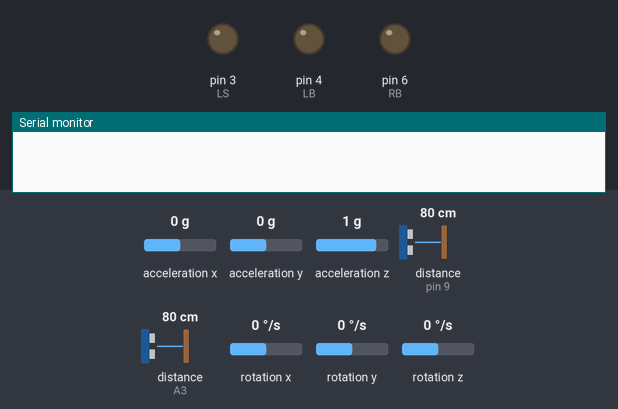
Bench run of a sketch on a simulated Arduino Uno, built with avr-gcc and run on an emulated ATmega328P. Shown: output pins drawn as LEDs (lit = HIGH), the last lines printed to the serial monitor. Wiring (inferred from the names in the program): 3 × ultrasonic range finder: trigger pin 2, echo A0 / trigger pin 8, echo pin 9 / trigger A2, echo A3. The inputs (shaded band) are chosen by the test bench; at power-on: rotation z 0 °/s, distance to the obstacle (sensors on A3, pin 9) 80 cm, acceleration x 0 g, acceleration y 0 g, acceleration z 1 g, rotation x 0 °/s, rotation y 0 °/s. The echo pulse lasts 58.3 µs per cm; pins used as bus, display or sensor lines are not drawn.

Above: at 2.2 s.
2.3 s: rotation z set to 27 °/s
5.4 s: rotation z set to 35 °/s
8.1 s: rotation z set to -192 °/s
10.1 s: rotation z set to 112 °/s
13.2 s: rotation z set to 122 °/s
14.8 s: distance to the obstacle (sensor on A3) set to 33 cm
17.9 s: distance to the obstacle (sensor on A3) set to 28 cm
At 19.98 s:
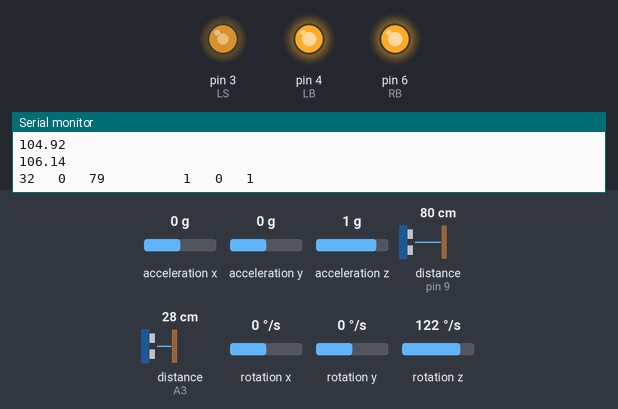
At 20.4 s:
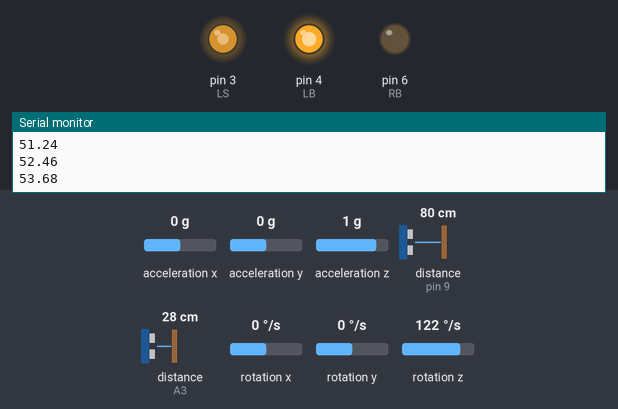
Timing chart, 0 to 21.9 s (numbered marks = the images above; inputs shaded):
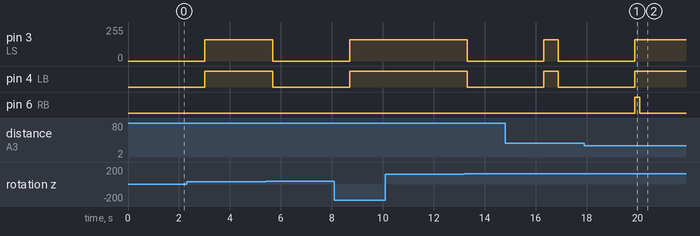

Measured:
- the behaviour switches between 31 and 30 cm on distance to the obstacle (sensor on A3) (found by bisection; images 0 and 1)
- after the input at 17.9 s, pin 3 (LS): goes on until 19.9 s, then stays 160/255; pin 4 (LB): goes on until 19.9 s, then stays HIGH; pin 6 (RB): LOW → HIGH after 2.0 s, → LOW 0.20 s later

The sketch:

Wall-Follower.ino
```cpp
#include <MPU6050.h>
#include <Wire.h>
#include "L293D-functions.h"
#include "GetData.h"
#include "myGlobals.h"

MPU6050 gyro;
float currentAngle = 0.0;
int16_t gyroX, gyroY, gyroZ;

void setup() {

  // L298D
  pinMode( LS , OUTPUT);
  pinMode( LF , OUTPUT);
  pinMode( LB , OUTPUT);
  pinMode( RF , OUTPUT);
  pinMode( RB , OUTPUT);
  pinMode( RS , OUTPUT);

  // Front Distance Sensor
  pinMode( FDT , OUTPUT);
  pinMode( FDE , INPUT);

  // Left Distance Sensor
  pinMode( LDT , OUTPUT);
  pinMode( LDE , INPUT);

  // Right Distance Sensor
  pinMode( RDT , OUTPUT);
  pinMode( RDE , INPUT);

  Wire.begin();
  Serial.begin(9600);

  gyro.initialize();
  if (!gyro.testConnection()) {
    Serial.println("Gyro connection failed");
    while (1);
  }

  GetBools();
}

void loop() {
  GetBools();

  FollowWall();
  PrintSensors();

}
bool turn90Degrees() {

  // Reset current angle
  currentAngle = 0.0;

  // Begin turn
  rotateRight();

  while (currentAngle < 105) {
    gyro.getRotation(&gyroX, &gyroY, &gyroZ);
    currentAngle += (gyroZ / 131.0) * 0.01; // Convert raw data to degrees, assuming loop runs every 10ms
    Serial.println(currentAngle);
  }

  // Stop the car after completing the turn
  stopCar();
  return true;
}
bool turn180Degrees() {

  // Reset current angle
  currentAngle = 0.0;

  // Begin turn
  rotateRight();

  while (currentAngle < 105 * 2) {
    gyro.getRotation(&gyroX, &gyroY, &gyroZ);
    currentAngle += (gyroZ / 131.0) * 0.01; // Convert raw data to degrees, assuming loop runs every 10ms
    Serial.println(currentAngle);
  }

  // Stop the car after completing the turn
  stopCar();
  return true;
}
bool turn270Degrees() {

  // Reset current angle
  currentAngle = 0.0;

  // Begin turn
  rotateRight();

  while (currentAngle < 105 * 3) {
    gyro.getRotation(&gyroX, &gyroY, &gyroZ);
    currentAngle += (gyroZ / 131.0) * 0.01; // Convert raw data to degrees, assuming loop runs every 10ms
    Serial.println(currentAngle);
  }

  // Stop the car after completing the turn
  stopCar();
  return true;
}

void rotateRight() {
  analogWrite(RS, 160);   // Set motor speed for motor A
  digitalWrite(RF, HIGH);        // Set motor A forward
  digitalWrite(RB, LOW);

  analogWrite(LS, 160);   // Set motor speed for motor B
  digitalWrite(LF, LOW);         // Set motor B backward
  digitalWrite(LB, HIGH);
}

void stopCar() {
  analogWrite(RS, 0);   // Stop motor A
  digitalWrite(RF, LOW);
  digitalWrite(RB, LOW);

  analogWrite(LS, 0);   // Stop motor B
  digitalWrite(LF, LOW);
  digitalWrite(LB, LOW);
}

void FollowWall() {
  if (!Emptyleft) {
    if (Emptyfront) {
      delay(1000);
      stopCar();
      forward(moveSpeed, moveSpeed);
      stopCar();
    }
    else if (Emptyright) {
      stopCar();
      delay(1000);
      backward(moveSpeed, moveSpeed);
      delay(200);
      if (turn270Degrees()) {
        delay(1000);
      }
      stopCar();
    }
    else {
      stopCar();
      delay(1000);
      backward(moveSpeed, moveSpeed);
      delay(200);
      if (turn180Degrees()) {
        delay(1000);
      }
      stopCar();
    }
  }
  if (Emptyleft) {
    if (Emptyfront) {
      delay(1000);
      stopCar();
      forward(moveSpeed, moveSpeed);
      stopCar();
    }
    else {
      stopCar();
      delay(1000);
      left(moveSpeed, moveSpeed);
      if (turn90Degrees()) {
        delay(1000);
      }
    }
  }
}
```

GetData.h
```cpp
#include "myGlobals.h"

long distance(int Check_trig,  int Check_echo) {
  long duration, distance;

  // Clear the trigger
  digitalWrite(Check_trig, LOW);
  delayMicroseconds(2);

  // Set the trigger high for 10 microseconds
  digitalWrite(Check_trig, HIGH);
  delayMicroseconds(10);
  digitalWrite(Check_trig, LOW);

  // Read the echo pin, duration of the pulse
  duration = pulseIn(Check_echo, HIGH) / 2;

  // Calculate distance in cm (speed of sound = 34300 cm/s)
  distance = duration * 0.0343;

  return distance;
}

void GetBools() {
  Front_Dist = distance(FDT, FDE);
  Left_Dist = distance(LDT, LDE);
  Right_Dist = distance(RDT, RDE);

  Emptyfront = ((Front_Dist >= 20) && (Front_Dist < 380));
  Emptyleft = ((Left_Dist >= 30) && (Left_Dist < 380));
  Emptyright = ((Right_Dist >= 30) && (Right_Dist < 380));
}

void PrintSensors() {
  Serial.print(Left_Dist);
  Serial.print("   ");
  Serial.print(Front_Dist);
  Serial.print("   ");
  Serial.print(Right_Dist);
  Serial.print("          ");
  Serial.print(Emptyleft);
  Serial.print("   ");
  Serial.print(Emptyfront);
  Serial.print("   ");
  Serial.println(Emptyright);
}
```

L293D-functions.h
```cpp
#include "myGlobals.h"

void forward(int L_Speed, int R_Speed) {
  analogWrite(LS, L_Speed);
  analogWrite(RS, R_Speed);
  digitalWrite(LF , HIGH);
  digitalWrite(LB , LOW);
  digitalWrite(RF , HIGH);
  digitalWrite(RB , LOW);
}

void backward(int L_Speed, int R_Speed) {
  analogWrite(LS, L_Speed);
  analogWrite(RS, R_Speed);
  digitalWrite(LF , LOW);
  digitalWrite(LB , HIGH);
  digitalWrite(RF , LOW);
  digitalWrite(RB , HIGH);
}

void right(int L_Speed, int R_Speed) {
  analogWrite(LS, L_Speed);
  analogWrite(RS, R_Speed);
  digitalWrite(LF , HIGH);
  digitalWrite(LB , LOW);
  digitalWrite(RF , LOW);
  digitalWrite(RB , HIGH);
}

void left(int L_Speed, int R_Speed) {
  analogWrite(LS, L_Speed);
  analogWrite(RS, R_Speed);
  digitalWrite(LF , LOW);
  digitalWrite(LB , HIGH);
  digitalWrite(RF , HIGH);
  digitalWrite(RB , LOW);
}
```

myGlobals.h
```cpp
#pragma once

// L298D Motor Driver Pins
const int LS = 3;       // Left Speed
const int LF = 2;       // Left Forward
const int LB = 4;       // Left Backward
const int RF = 7;       // Right Forward
const int RB = 6;       // Right Backward
const int RS = 5;       // Right Speed

// Ultrasonic Sensors Pins
const int FDT = A1;     // Front Distance Trig
const int FDE = A0;     // Front Distance Echo
const int LDT = A2;     // Left Distance Trig
const int LDE = A3;     // Left Distance Echo
const int RDT = 8;      // Right Distance Trig
const int RDE = 9;     // Right Distance Echo

// Constants
const int FRSD = 12.5;
const int LESD = 4;
const int RISD = 4;
const int moveSpeed = 160;

// Boolean Info
bool Emptyfront;
bool Emptyleft;
bool Emptyright;

// Distances
long Front_Dist;
long Left_Dist;
long Right_Dist;
```
